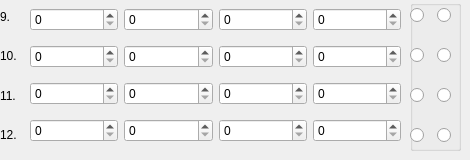
     <widget class="QWidget" name="page_3">
      <widget class="QWidget" name="verticalLayoutWidget_5">
       <property name="geometry">
        <rect>
         <x>30</x>
         <y>0</y>
         <width>371</width>
         <height>151</height>
        </rect>
       </property>
       <layout class="QVBoxLayout" name="verticalLayout_6">
        <item>
         <layout class="QHBoxLayout" name="horizontalLayout_17">
          <item>
           <widget class="QSpinBox" name="ratio_9">
            <property name="maximum">
             <number>128</number>
            </property>
           </widget>
          </item>
          <item>
           <widget class="QSpinBox" name="mod9">
            <property name="maximum">
             <number>16</number>
            </property>
           </widget>
          </item>
          <item>
           <widget class="QSpinBox" name="time_9">
            <property name="maximum">
             <number>65535</number>
            </property>
           </widget>
          </item>
          <item>
           <widget class="QSpinBox" name="repeat9">
            <property name="maximum">
             <number>65535</number>
            </property>
           </widget>
          </item>
         </layout>
        </item>
        <item>
         <layout class="QHBoxLayout" name="horizontalLayout_18">
          <item>
           <widget class="QSpinBox" name="ratio_10">
            <property name="maximum">
             <number>128</number>
            </property>
           </widget>
          </item>
          <item>
           <widget class="QSpinBox" name="mod10">
            <property name="maximum">
             <number>16</number>
            </property>
           </widget>
          </item>
          <item>
           <widget class="QSpinBox" name="time_10">
            <property name="maximum">
             <number>65535</number>
            </property>
           </widget>
          </item>
          <item>
           <widget class="QSpinBox" name="repeat10">
            <property name="maximum">
             <number>65535</number>
            </property>
           </widget>
          </item>
         </layout>
        </item>
        <item>
         <layout class="QHBoxLayout" name="horizontalLayout_19">
          <item>
           <widget class="QSpinBox" name="ratio_11">
            <property name="maximum">
             <number>128</number>
            </property>
           </widget>
          </item>
          <item>
           <widget class="QSpinBox" name="mod11">
            <property name="maximum">
             <number>16</number>
            </property>
           </widget>
          </item>
          <item>
           <widget class="QSpinBox" name="time_11">
            <property name="maximum">
             <number>65535</number>
            </property>
           </widget>
          </item>
          <item>
           <widget class="QSpinBox" name="repeat11">
            <property name="maximum">
             <number>65535</number>
            </property>
           </widget>
          </item>
         </layout>
        </item>
        <item>
         <layout class="QHBoxLayout" name="horizontalLayout_20">
          <item>
           <widget class="QSpinBox" name="ratio_12">
            <property name="maximum">
             <number>128</number>
            </property>
           </widget>
          </item>
          <item>
           <widget class="QSpinBox" name="mod12">
            <property name="maximum">
             <number>16</number>
            </property>
           </widget>
          </item>
          <item>
           <widget class="QSpinBox" name="time_12">
            <property name="maximum">
             <number>65535</number>
            </property>
           </widget>
          </item>
          <item>
           <widget class="QSpinBox" name="repeat12">
            <property name="maximum">
             <number>65535</number>
            </property>
           </widget>
          </item>
         </layout>
        </item>
       </layout>
      </widget>
      <widget class="QWidget" name="verticalLayoutWidget_6">
       <property name="geometry">
        <rect>
         <x>0</x>
         <y>0</y>
         <width>23</width>
         <height>151</height>
        </rect>
       </property>
       <layout class="QVBoxLayout" name="rows3">
        <item>
         <widget class="QLabel" name="label_20">
          <property name="text">
           <string>9.</string>
          </property>
         </widget>
        </item>
        <item>
         <widget class="QLabel" name="label_21">
          <property name="text">
           <string>10.</string>
          </property>
         </widget>
        </item>
        <item>
         <widget class="QLabel" name="label_22">
          <property name="text">
           <string>11.</string>
          </property>
         </widget>
        </item>
        <item>
         <widget class="QLabel" name="label_23">
          <property name="text">
           <string>12.</string>
          </property>
         </widget>
        </item>
       </layout>
      </widget>
      <widget class="QGroupBox" name="Mm3">
       <property name="geometry">
        <rect>
         <x>410</x>
         <y>0</y>
         <width>51</width>
         <height>151</height>
        </rect>
       </property>
       <property name="title">
        <string/>
       </property>
       <widget class="QWidget" name="horizontalLayoutWidget_27">
        <property name="geometry">
         <rect>
          <x>0</x>
          <y>120</y>
          <width>48</width>
          <height>31</height>
         </rect>
        </property>
        <layout class="QHBoxLayout" name="horizontalLayout_39">
         <item>
          <widget class="QRadioButton" name="setmaxRatio_12">
           <property name="text">
            <string/>
           </property>
          </widget>
         </item>
         <item>
          <widget class="QRadioButton" name="setminRatio_12">
           <property name="text">
            <string/>
           </property>
          </widget>
         </item>
        </layout>
       </widget>
       <widget class="QWidget" name="horizontalLayoutWidget_31">
        <property name="geometry">
         <rect>
          <x>0</x>
          <y>0</y>
          <width>48</width>
          <height>31</height>
         </rect>
        </property>
        <layout class="QHBoxLayout" name="horizontalLayout_43">
         <item>
          <widget class="QRadioButton" name="setmaxRatio_9">
           <property name="text">
            <string/>
           </property>
          </widget>
         </item>
         <item>
          <widget class="QRadioButton" name="setminRatio_9">
           <property name="text">
            <string/>
           </property>
          </widget>
         </item>
        </layout>
       </widget>
       <widget class="QWidget" name="horizontalLayoutWidget_32">
        <property name="geometry">
         <rect>
          <x>0</x>
          <y>40</y>
          <width>48</width>
          <height>31</height>
         </rect>
        </property>
        <layout class="QHBoxLayout" name="horizontalLayout_44">
         <item>
          <widget class="QRadioButton" name="setmaxRatio_10">
           <property name="text">
            <string/>
           </property>
          </widget>
         </item>
         <item>
          <widget class="QRadioButton" name="setminRatio_10">
           <property name="text">
            <string/>
           </property>
          </widget>
         </item>
        </layout>
       </widget>
       <widget class="QWidget" name="horizontalLayoutWidget_33">
        <property name="geometry">
         <rect>
          <x>0</x>
          <y>80</y>
          <width>48</width>
          <height>31</height>
         </rect>
        </property>
        <layout class="QHBoxLayout" name="horizontalLayout_45">
         <item>
          <widget class="QRadioButton" name="setmaxRatio_11">
           <property name="text">
            <string/>
           </property>
          </widget>
         </item>
         <item>
          <widget class="QRadioButton" name="setminRatio_11">
           <property name="text">
            <string/>
           </property>
          </widget>
         </item>
        </layout>
       </widget>
      </widget>
     </widget>
